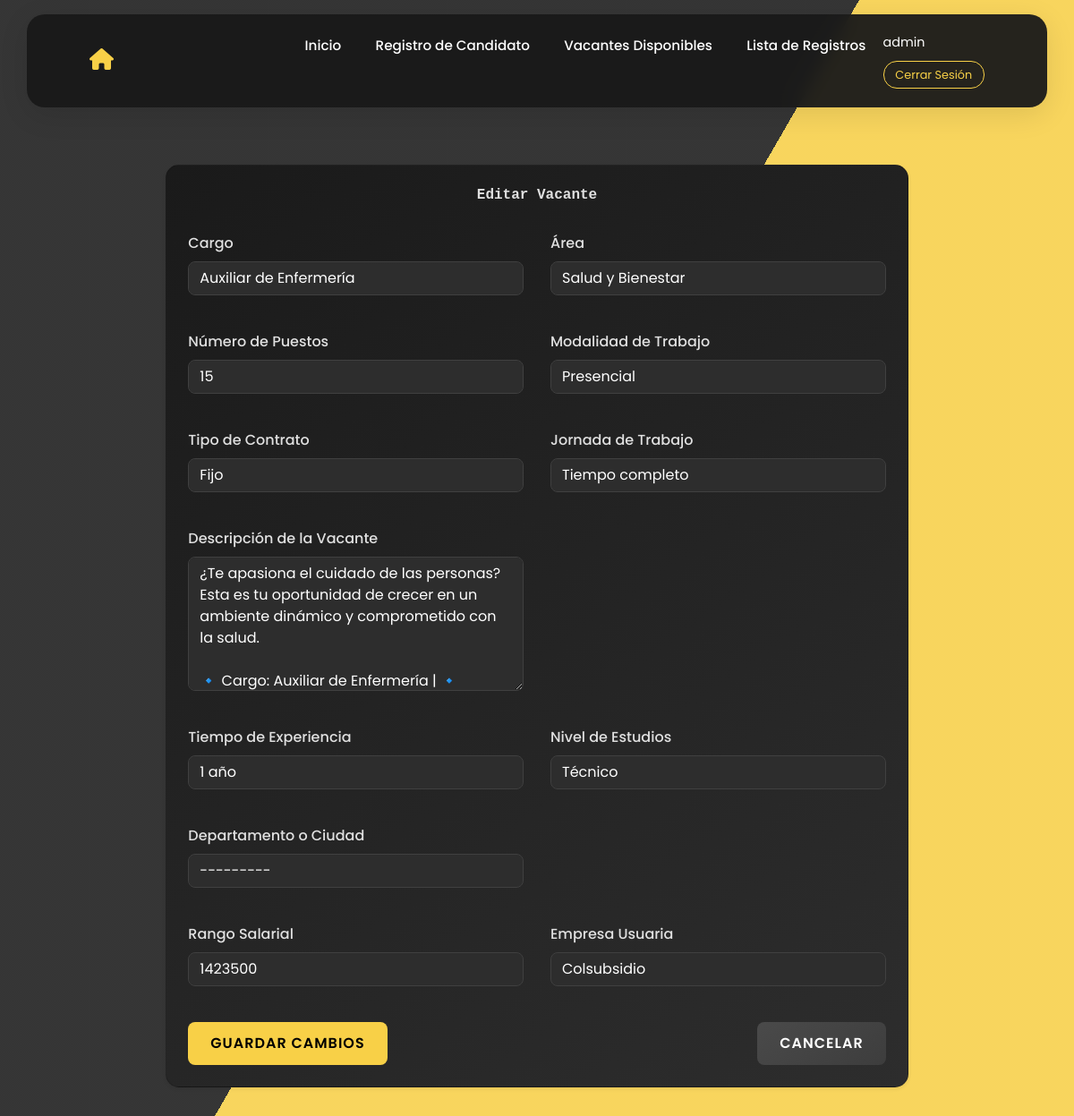
Before: /editar_vacante/16/ (signed in) with the older database file.
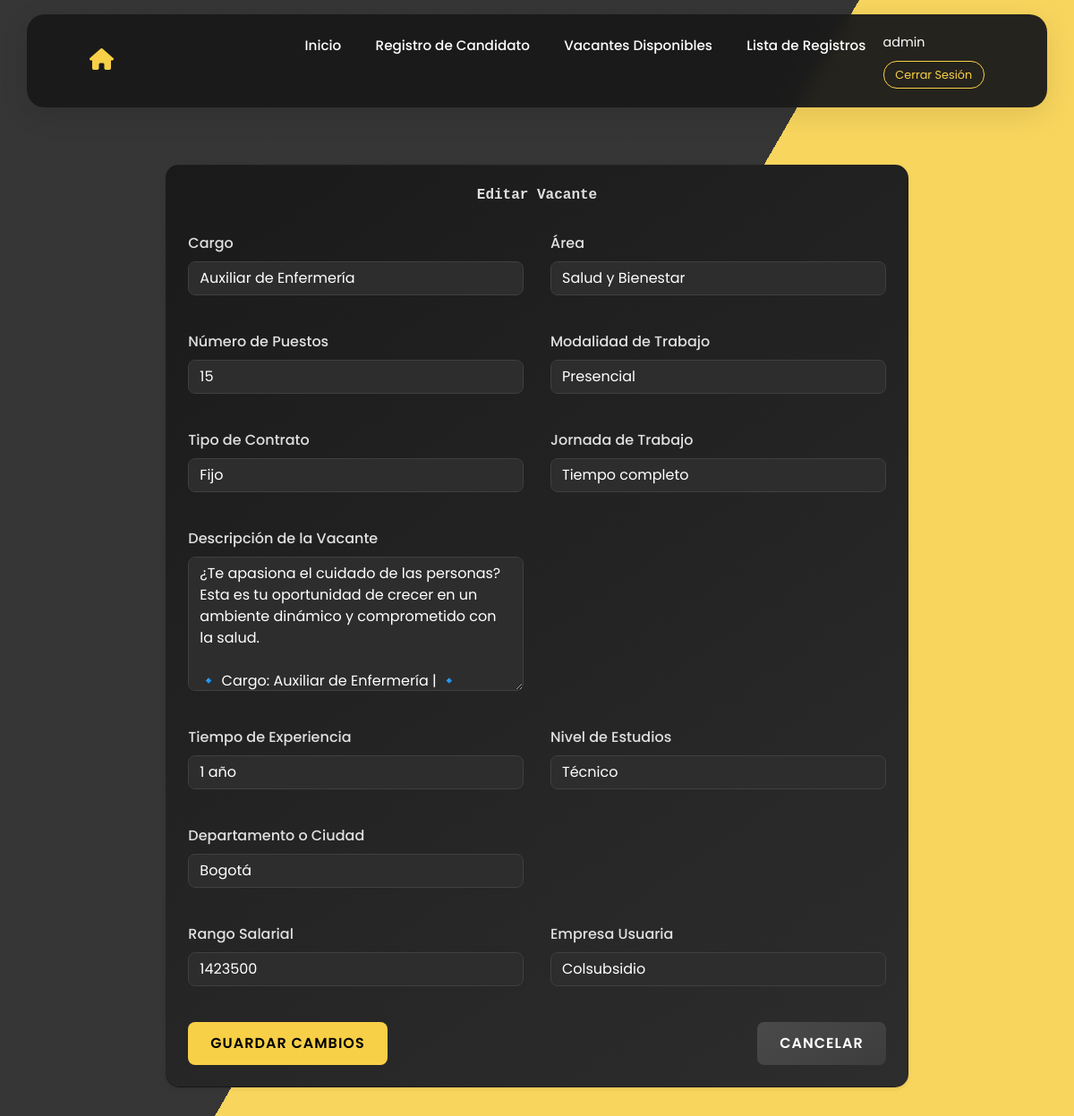
After: the same page with the newer database file.
### vacantes/models.py (models this page shows, shortened)
class Vacante(models.Model):
    codigo_vacante = models.CharField(
        max_length=50,
        unique=True,
        default=generate_unique_codigo
    )
    cargo = models.CharField(max_length=100)
    area = models.CharField(
        max_length=100,
        null=True,
        blank=True,
        choices = [
            ('Administración y Gestión', 'Administración y Gestión'),
            ('Finanzas y Contabilidad', 'Finanzas y Contabilidad'),
            ('Tecnología e Informática', 'Tecnología e Informática'),
            ('Recursos Humanos', 'Recursos Humanos'),
            ('Ventas y Comercial', 'Ventas y Comercial'),
            ('Atención al Cliente y Servicios', 'Atención al Cliente y Servicios'),
            ('Marketing y Publicidad', 'Marketing y Publicidad'),
            ('Logística y Transporte', 'Logística y Transporte'),
            ('Logística y Bodega', 'Logística y Bodega'),
            ('Producción y Manufactura', 'Producción y Manufactura'),
            ('Ingeniería y Construcción', 'Ingeniería y Construcción'),
            ('Salud y Bienestar', 'Salud y Bienestar'),
            ('Educación y Formación', 'Educación y Formación'),
            ('Legal y Asesoría', 'Legal y Asesoría'),
            ('Hostelería y Turismo', 'Hostelería y Turismo'),
            ('Arte, Cultura y Entretenimiento', 'Arte, Cultura y Entretenimiento'),
            ('Medio Ambiente y Energía', 'Medio Ambiente y Energía'),
            ('Ciencia e Investigación', 'Ciencia e Investigación'),
            ('Seguridad y Defensa', 'Seguridad y Defensa'),
            ('Servicios Generales', 'Servicios Generales'),
        ]
    )
    numero_puestos = models.IntegerField(
        null=True,
        blank=True,
        default=1
    )
    modalidad_trabajo = models.CharField(
        max_length=50,
        choices=[
            ('Presencial', 'Presencial'),
            ('Remoto', 'Remoto'),
            ('Híbrido', 'Híbrido'),
        ]
    )
    tipo_contrato = models.CharField(
        max_length=50,
        choices = [
            ('Indefinido', 'Indefinido'),
            ('Fijo', 'Fijo'),
            ('Obra o Labor', 'Obra o Labor'),
            ('Prácticas', 'Prácticas'),
            ('Aprendizaje', 'Aprendizaje'),
            ('Prestación de Servicios', 'Prestación de Servicios'),
        ]
    )
    jornada_trabajo = models.CharField(
        max_length=50,
        choices=[
            ('Tiempo completo', 'Tiempo completo'),
            ('Medio tiempo', 'Medio tiempo'),
            ('Por horas', 'Por horas'),
        ]
    )
    descripcion_vacante = models.TextField(max_length=6000)
    tiempo_experiencia = models.CharField(
        max_length=50,
        choices=[
            ('Sin experiencia', 'Sin experiencia'),
            ('Menos de 1 año', 'Menos de 1 año'),
            ('1 año', '1 año'),
            ('2 años', '2 años'),
            ('3 años o más', '3 años o más'),
        ]
    )
    nivel_estudios = models.CharField(
        max_length=50,
        choices=[
            ('No Requiere', 'No Requiere'),
            ('Primaria', 'Primaria'),
            ('Bachiller Básico (Hasta 9°)', 'Bachiller Básico (Hasta 9°)'),
            ('Bachiller', 'Bachiller'),
            ('Técnico', 'Técnico'),
            ('Tecnólogo', 'Tecnólogo'),
            ('Profesional', 'Profesional'),
            ('Postgrado', 'Postgrado'),
        ]
    )
    departamento = models.ForeignKey(Departamento, on_delete=models.SET_NULL, null=True, blank=True)
    ciudad = models.ForeignKey(Ciudad, on_delete=models.SET_NULL, null=True, blank=True)
    rango_salarial = models.IntegerField(null=True, blank=True)
    fecha_publicacion = models.DateField(auto_now_add=True)
    empresa_usuaria = models.CharField(max_length=100)
    candidatos_registrados = models.ManyToManyField('RegistroCandidato', related_name='vacantes', blank=True)
    estado = models.BooleanField(default=True)  # True para activa, False para inactiva
    usuario_publicador = models.ForeignKey(User, on_delete=models.SET_NULL, null=True, blank=True, related_name='vacantes_publicadas')
    usuario_actualizador = models.ForeignKey(User, on_delete=models.SET_NULL, null=True, blank=True, related_name='vacantes_actualizadas')
    fecha_creacion = models.DateTimeField(auto_now_add=True)  # Solo se guarda al crear
    fecha_actualizacion = models.DateTimeField(null=True, blank=True)  # Se actualizará manualmente
    class Meta:
        verbose_name = "Vacante"
        verbose_name_plural = "Vacantes"

### vacantes/views.py (the view)
# urls.py: path('editar_vacante/<int:id>/', views.editar_vacante, name='editar_vacante'),
@login_required
def editar_vacante(request, id):
    vacante = get_object_or_404(Vacante, id=id)
    if request.method == 'POST':
        form = VacanteForm(request.POST, instance=vacante)
        if form.is_valid():
            vacante = form.save(commit=False)  # No guardamos aún
            vacante.usuario_actualizador = request.user  # Guardamos quién actualiza
            vacante.save()  # Guardamos la vacante con el usuario actualizador
            return redirect('lista_vacantes')
    else:
        form = VacanteForm(instance=vacante)
    return render(request, 'vacantes/editar_vacante.html', {'form': form, 'vacante': vacante})

### vacantes/models.py (called while the page is built)
    def __str__(self):
        return self.nombre

    def __str__(self):
        return self.nombre

### vacantes/templates/vacantes/editar_vacante.html (shortened to what this page needs)
{% extends 'base.html' %}
{% load static %}
{% block contenido %}
<div class="container main-container">
    <div class="row justify-content-center">
        <div class="col-md-10">
            <div class="card shadow-sm p-4 text-light">
                <h1 class="text-center page-title">Editar Vacante</h1>
                <form method="post" class="form">
                    <div class="form-row">
                        <div class="form-group col-md-6">
                            <label for="{{ form.cargo.id_for_label }}">Cargo</label>
                            {{ form.cargo }}
                        </div>
                        <div class="form-group col-md-6">
                            <label for="{{ form.area.id_for_label }}">Área</label>
                            {{ form.area }}
                        </div>
                    </div>
                    <div class="form-row">
                        <div class="form-group col-md-6">
                            <label for="{{ form.numero_puestos.id_for_label }}">Número de Puestos</label>
                            {{ form.numero_puestos }}
                        </div>
                        <div class="form-group col-md-6">
                            <label for="{{ form.modalidad_trabajo.id_for_label }}">Modalidad de Trabajo</label>
                            {{ form.modalidad_trabajo }}
                        </div>
                    </div>
                    <div class="form-row">
                        <div class="form-group col-md-6">
                            <label for="{{ form.tipo_contrato.id_for_label }}">Tipo de Contrato</label>
                            {{ form.tipo_contrato }}
                        </div>
                        <div class="form-group col-md-6">
                            <label for="{{ form.jornada_trabajo.id_for_label }}">Jornada de Trabajo</label>
                            {{ form.jornada_trabajo }}
                        </div>
                    </div>
                    <div class="form-row">
                        <div class="form-group col-12">
                            <label for="{{ form.descripcion_vacante.id_for_label }}">Descripción de la Vacante</label>
                            {{ form.descripcion_vacante }}
                        </div>
                    </div>
                    <div class="form-row">
                        <div class="form-group col-md-6">
                            <label for="{{ form.tiempo_experiencia.id_for_label }}">Tiempo de Experiencia</label>
                            {{ form.tiempo_experiencia }}
                        </div>
                        <div class="form-group col-md-6">
                            <label for="{{ form.nivel_estudios.id_for_label }}">Nivel de Estudios</label>
                            {{ form.nivel_estudios }}
                        </div>
                    </div>
                    <div class="form-row">
                        <div class="form-group col-md-6">
                            <label for="{{ form.departamento.id_for_label }}">Departamento o Ciudad</label>
                            {{ form.departamento }}
                        </div>
                    </div>
                    <div class="form-row">
                        <div class="form-group col-md-6">
                            <label for="{{ form.rango_salarial.id_for_label }}">Rango Salarial</label>
                            {{ form.rango_salarial }}
                        </div>
                        <div class="form-group col-md-6">
                            <label for="{{ form.empresa_usuaria.id_for_label }}">Empresa Usuaria</label>
                            {{ form.empresa_usuaria }}
                        </div>
                    </div>
                    <div class="d-flex justify-content-between mt-4">
                        <button type="submit" class="btn btn-success">Guardar Cambios</button>
                        <a href="{% url 'lista_vacantes' %}" class="btn btn-secondary">Cancelar</a>
                    </div>
                </form>
            </div>
        </div>
    </div>
</div>
{% endblock %}

Changed rows visible on the page:
changed Vacante "Auxiliar de Enfermería": departamento "---------" → "Bogotá"
